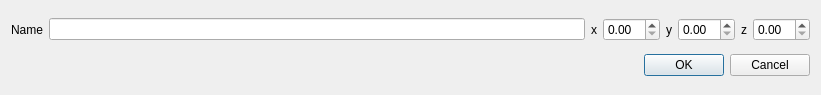
<?xml version="1.0" encoding="UTF-8"?>
<ui version="4.0">
 <class>AddLocation</class>
 <widget class="QDialog" name="AddLocation">
  <property name="geometry">
   <rect>
    <x>0</x>
    <y>0</y>
    <width>821</width>
    <height>95</height>
   </rect>
  </property>
  <property name="windowTitle">
   <string>Dialog</string>
  </property>
  <layout class="QGridLayout" name="gridLayout">
   <item row="0" column="0">
    <layout class="QHBoxLayout" name="horizontalLayout">
     <item>
      <widget class="QLabel" name="labelName">
       <property name="text">
        <string>Name</string>
       </property>
      </widget>
     </item>
     <item>
      <widget class="QLineEdit" name="lineEditName"/>
     </item>
     <item>
      <widget class="QLabel" name="labelX">
       <property name="text">
        <string>x</string>
       </property>
      </widget>
     </item>
     <item>
      <widget class="QDoubleSpinBox" name="doubleSpinBoxX"/>
     </item>
     <item>
      <widget class="QLabel" name="labelY">
       <property name="text">
        <string>y</string>
       </property>
      </widget>
     </item>
     <item>
      <widget class="QDoubleSpinBox" name="doubleSpinBoxY"/>
     </item>
     <item>
      <widget class="QLabel" name="labelZ">
       <property name="text">
        <string>z</string>
       </property>
      </widget>
     </item>
     <item>
      <widget class="QDoubleSpinBox" name="doubleSpinBoxZ"/>
     </item>
    </layout>
   </item>
   <item row="1" column="0">
    <widget class="QDialogButtonBox" name="buttonBox">
     <property name="orientation">
      <enum>Qt::Horizontal</enum>
     </property>
     <property name="standardButtons">
      <set>QDialogButtonBox::Cancel|QDialogButtonBox::Ok</set>
     </property>
    </widget>
   </item>
  </layout>
 </widget>
 <resources/>
 <connections>
  <connection>
   <sender>buttonBox</sender>
   <signal>accepted()</signal>
   <receiver>AddLocation</receiver>
   <slot>accept()</slot>
   <hints>
    <hint type="sourcelabel">
     <x>248</x>
     <y>254</y>
    </hint>
    <hint type="destinationlabel">
     <x>157</x>
     <y>274</y>
    </hint>
   </hints>
  </connection>
  <connection>
   <sender>buttonBox</sender>
   <signal>rejected()</signal>
   <receiver>AddLocation</receiver>
   <slot>reject()</slot>
   <hints>
    <hint type="sourcelabel">
     <x>316</x>
     <y>260</y>
    </hint>
    <hint type="destinationlabel">
     <x>286</x>
     <y>274</y>
    </hint>
   </hints>
  </connection>
 </connections>
</ui>
